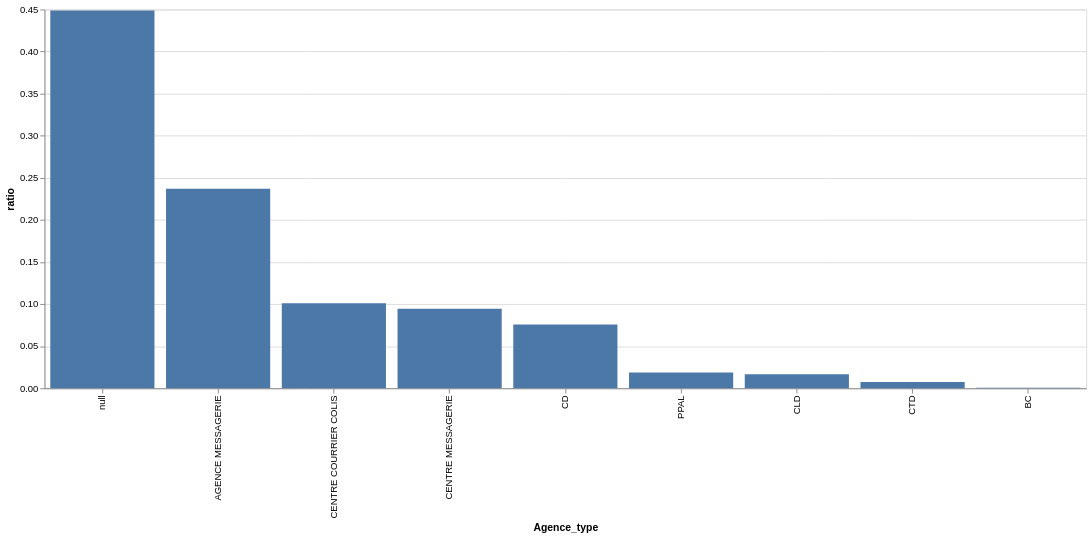

Write notebook code for a chart like this one.
### Code cell
lib.plot_ratio_bar_chart(operations.unique("id"), "Agence_type")

### Figure 1 — Vega specification as saved in the notebook (floating-point values rounded to 4 significant figures)
{"$schema": "https://vega.github.io/schema/vega/v6.json", "data": [{"name": "source_0", "values": [{"Agence_type": null, "count": 87858, "cum_count": 87858, "cum_ratio": 0.4487, "ratio": 0.4487, "ratio_end": 0.4487, "ratio_start": 0.0}, {"Agence_type": "AGENCE MESSAGERIE", "count": 46409, "cum_count": 134267, "cum_ratio": 0.6858, "ratio": 0.237, "ratio_end": 0.237, "ratio_start": 0.0}, {"Agence_type": "CENTRE COURRIER COLIS", "count": 19787, "cum_count": 154054, "cum_ratio": 0.7868, "ratio": 0.1011, "ratio_end": 0.1011, "ratio_start": 0.0}, {"Agence_type": "CENTRE MESSAGERIE", "count": 18476, "cum_count": 172530, "cum_ratio": 0.8812, "ratio": 0.09436, "ratio_end": 0.09436, "ratio_start": 0.0}, {"Agence_type": "CD", "count": 14818, "cum_count": 187348, "cum_ratio": 0.9569, "ratio": 0.07568, "ratio_end": 0.07568, "ratio_start": 0.0}, {"Agence_type": "PPAL", "count": 3640, "cum_count": 190988, "cum_ratio": 0.9755, "ratio": 0.01859, "ratio_end": 0.01859, "ratio_start": 0.0}, {"Agence_type": "CLD", "count": 3252, "cum_count": 194240, "cum_ratio": 0.9921, "ratio": 0.01661, "ratio_end": 0.01661, "ratio_start": 0.0}, {"Agence_type": "CTD", "count": 1456, "cum_count": 195696, "cum_ratio": 0.9995, "ratio": 0.007436, "ratio_end": 0.007436, "ratio_start": 0.0}, {"Agence_type": "BC", "count": 97, "cum_count": 195793, "cum_ratio": 1.0, "ratio": 0.0004954, "ratio_end": 0.0004954, "ratio_start": 0.0}]}, {"name": "source_0_x_domain_Agence_type", "values": [{"Agence_type": null}, {"Agence_type": "AGENCE MESSAGERIE"}, {"Agence_type": "CENTRE COURRIER COLIS"}, {"Agence_type": "CENTRE MESSAGERIE"}, {"Agence_type": "CD"}, {"Agence_type": "PPAL"}, {"Agence_type": "CLD"}, {"Agence_type": "CTD"}, {"Agence_type": "BC"}]}], "marks": [{"type": "rect", "name": "marks", "from": {"data": "source_0"}, "encode": {"update": {"y2": {"field": "ratio_start", "scale": "y"}, "width": {"signal": "max(0.25, bandwidth('x'))"}, "x": {"field": "Agence_type", "scale": "x"}, "tooltip": {"signal": "{\"count\": format(datum[\"count\"], \"\"), \"cum_count\": format(datum[\"cum_count\"], \"\"), \"ratio\": format(datum[\"ratio\"], \"\"), \"cum_ratio\": format(datum[\"cum_ratio\"], \"\")}"}, "fill": {"value": "#4c78a8"}, "y": {"field": "ratio_end", "scale": "y"}}}, "style": ["bar"]}], "scales": [{"name": "x", "type": "band", "domain": {"data": "source_0_x_domain_Agence_type", "field": "Agence_type"}, "range": [0, {"signal": "width"}], "paddingOuter": 0.05, "paddingInner": 0.1}, {"name": "y", "type": "linear", "domain": {"data": "source_0", "fields": ["ratio_start", "ratio_end"]}, "range": [{"signal": "height"}, 0], "zero": true, "nice": true}], "axes": [{"scale": "y", "domain": false, "minExtent": 0, "zindex": 0, "maxExtent": 0, "tickCount": {"signal": "ceil(height/40)"}, "grid": true, "aria": false, "ticks": false, "gridScale": "x", "labels": false, "orient": "left"}, {"scale": "x", "labelAlign": "right", "grid": false, "title": "Agence_type", "orient": "bottom", "labelAngle": 270, "labelBaseline": "middle", "zindex": 0}, {"scale": "y", "grid": false, "tickCount": {"signal": "ceil(height/40)"}, "zindex": 0, "orient": "left", "labelOverlap": true, "title": "ratio"}], "padding": 5, "width": 1100, "style": "cell", "background": "white", "height": 400}
